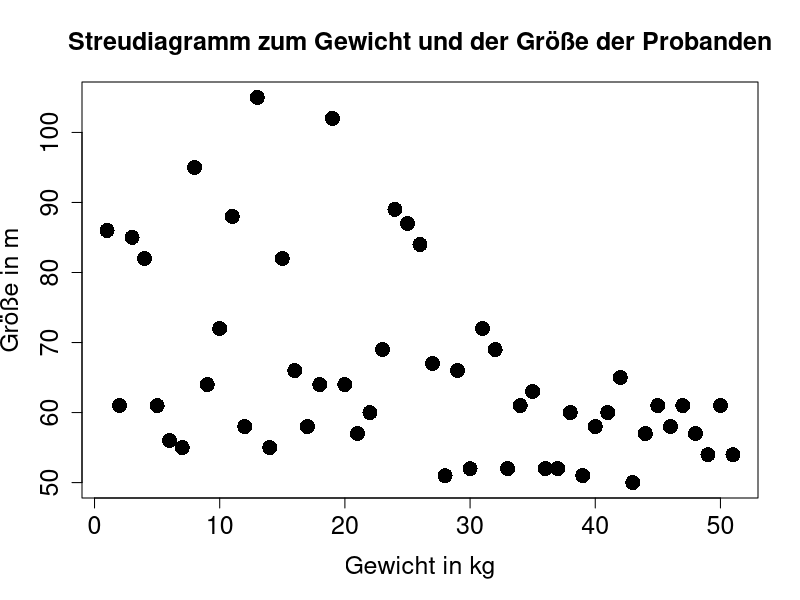

Generate this figure with R:
data <- read.table("streudiagramm.txt", header = TRUE, dec = ",")
plot(data$Gewicht, data$Groessee, xlab="Gewicht in kg", ylab="Größe in m", main="Streudiagramm zum Gewicht und der Größe der Probanden", pch=16, cex=2, cex.axis=1.50, cex.lab=1.50, cex.main=1.50)
